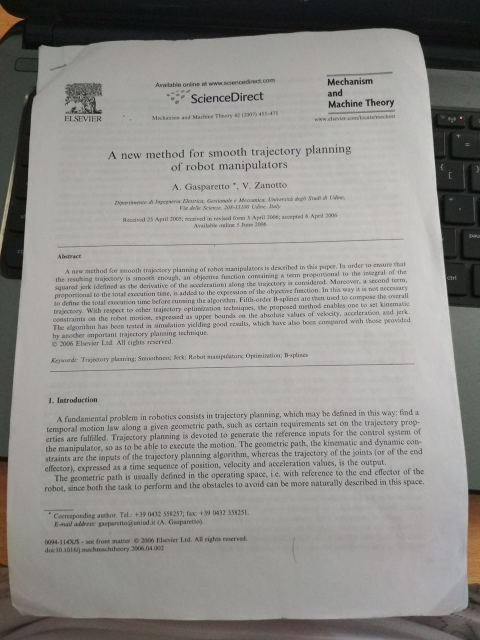
#> input picture tes.jpg, 960 x 1280 px (shown at 1/2 size)
$ python scan.py   (older library calls are emulated)
#> lines starting #> are read from the running program, lines starting #| are printed output that depends on the picture; after the words box and inside, x2 and y2 are one past the last pixel; in counts of white or black regions, pixels touching at a corner belong together
### pyimagesearch/imutils.py
# Import the necessary packages
import numpy as np
import cv2

# [23 lines left out: functions translate, rotate, not called in this run]

def resize(image, width = None, height = None, inter = cv2.INTER_AREA):
	# initialize the dimensions of the image to be resized and
	# grab the image size
	dim = None
	(h, w) = image.shape[:2]

	# if both the width and height are None, then return the
	# original image
	if width is None and height is None:
		return image

	# check to see if the width is None
	if width is None:
		# calculate the ratio of the height and construct the
		# dimensions
		r = height / float(h)
		dim = (int(w * r), height)

	# otherwise, the height is None
	else:
		# calculate the ratio of the width and construct the
		# dimensions
		r = width / float(w)
		dim = (width, int(h * r))

	# resize the image
	resized = cv2.resize(image, dim, interpolation = inter)

	# return the resized image
	return resized

### pyimagesearch/transform.py
# import the necessary packages
import numpy as np
import cv2

def order_points(pts):
	# initialzie a list of coordinates that will be ordered
	# such that the first entry in the list is the top-left,
	# the second entry is the top-right, the third is the
	# bottom-right, and the fourth is the bottom-left
	rect = np.zeros((4, 2), dtype = "float32")

	# the top-left point will have the smallest sum, whereas
	# the bottom-right point will have the largest sum
	s = pts.sum(axis = 1)
	rect[0] = pts[np.argmin(s)]
	rect[2] = pts[np.argmax(s)]

	# now, compute the difference between the points, the
	# top-right point will have the smallest difference,
	# whereas the bottom-left will have the largest difference
	diff = np.diff(pts, axis = 1)
	rect[1] = pts[np.argmin(diff)]
	rect[3] = pts[np.argmax(diff)]

	# return the ordered coordinates
	return rect

def four_point_transform(image, pts):
	# obtain a consistent order of the points and unpack them
	# individually
	rect = order_points(pts)
	(tl, tr, br, bl) = rect

	# compute the width of the new image, which will be the
	# maximum distance between bottom-right and bottom-left
	# x-coordiates or the top-right and top-left x-coordinates
	widthA = np.sqrt(((br[0] - bl[0]) ** 2) + ((br[1] - bl[1]) ** 2))
	widthB = np.sqrt(((tr[0] - tl[0]) ** 2) + ((tr[1] - tl[1]) ** 2))
	maxWidth = max(int(widthA), int(widthB))

	# compute the height of the new image, which will be the
	# maximum distance between the top-right and bottom-right
	# y-coordinates or the top-left and bottom-left y-coordinates
	heightA = np.sqrt(((tr[0] - br[0]) ** 2) + ((tr[1] - br[1]) ** 2))
	heightB = np.sqrt(((tl[0] - bl[0]) ** 2) + ((tl[1] - bl[1]) ** 2))
	maxHeight = max(int(heightA), int(heightB))

	# now that we have the dimensions of the new image, construct
	# the set of destination points to obtain a "birds eye view",
	# (i.e. top-down view) of the image, again specifying points
	# in the top-left, top-right, bottom-right, and bottom-left
	# order
	dst = np.array([
		[0, 0],
		[maxWidth - 1, 0],
		[maxWidth - 1, maxHeight - 1],
		[0, maxHeight - 1]], dtype = "float32")

	# compute the perspective transform matrix and then apply it
	M = cv2.getPerspectiveTransform(rect, dst)
	warped = cv2.warpPerspective(image, M, (maxWidth, maxHeight))

	# return the warped image
	return warped

### scan.py
# USAGE
# python scan.py --image images/page.jpg

# import the necessary packages
from __future__ import print_function
from pyimagesearch.transform import four_point_transform
from pyimagesearch import imutils
from skimage.filters import threshold_adaptive
import numpy as np
import argparse
import cv2

# construct the argument parser and parse the arguments
##ap = argparse.ArgumentParser()
##ap.add_argument("-i", "--image", required = True,
##	help = "Path to the image to be scanned")
##args = vars(ap.parse_args())

# load the image and compute the ratio of the old height
# to the new height, clone it, and resize it
image = cv2.imread("tes.jpg")
#> image is the input picture: shape (1280, 960, 3); mean B, G, R 139.2, 142.7, 144
ratio = image.shape[0] / 500.0
#> ratio = 2.56
orig = image.copy()
image = imutils.resize(image, height = 500)
#> in resize, `resized = cv2.resize(image, dim, interpolation = inter)`:
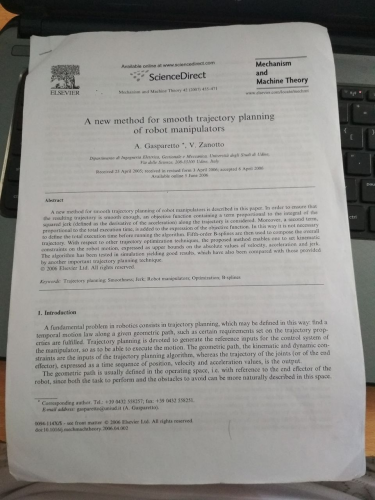
#> resized: shape (500, 375, 3); mean B, G, R 139.2, 142.7, 144

# convert the image to grayscale, blur it, and find edges
# in the image
gray = cv2.cvtColor(image, cv2.COLOR_BGR2GRAY)
gray = cv2.GaussianBlur(gray, (5, 5), 0)
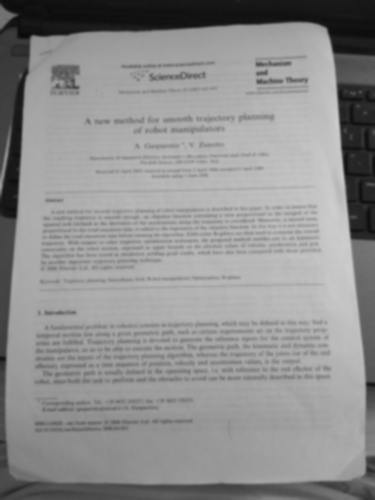
#> gray: shape (500, 375); min 9, max 205, mean 142.8
edged = cv2.Canny(gray, 75, 200)
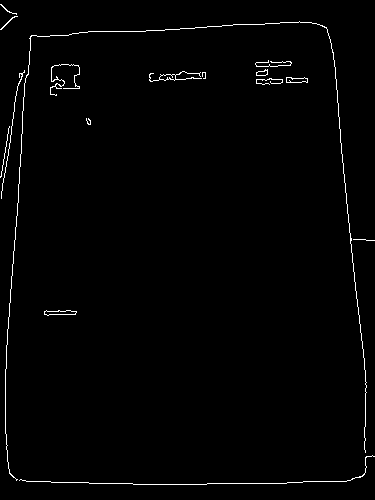
#> edged: shape (500, 375); 1.3% white in thin lines or dots

# show the original image and the edge detected image
print ("STEP 1: Edge Detection")
cv2.imshow("Image", image)
cv2.imshow("Edged", edged)
cv2.waitKey(0)
cv2.destroyAllWindows()

# find the contours in the edged image, keeping only the
# largest ones, and initialize the screen contour
(_,cnts, _) = cv2.findContours(edged.copy(), cv2.RETR_LIST, cv2.CHAIN_APPROX_SIMPLE)
#> cnts = 20 contours, 12 with area under 20; largest, box (x1, y1, x2, y2) and area: (44, 310, 77, 316) 104, (44, 310, 77, 316) 102, (286, 77, 308, 83) 86, (149, 71, 202, 82) 82, (286, 77, 308, 83) 82, (159, 74, 176, 81) 70, (256, 69, 268, 76) 46, (256, 70, 268, 76) 42
cnts = sorted(cnts, key = cv2.contourArea, reverse = True)[:5]
#> cnts = 5 contours; box (x1, y1, x2, y2) and area: (44, 310, 77, 316) 104, (44, 310, 77, 316) 102, (286, 77, 308, 83) 86, (149, 71, 202, 82) 82, (286, 77, 308, 83) 82

# loop over the contours
for c in cnts:
	# approximate the contour
    peri = cv2.arcLength(c, True)
    approx = cv2.approxPolyDP(c, 0.02 * peri, True)

    # if our approximated contour has four points, then we
    # can assume that we have found our screen
    if len(approx) == 4:
	    screenCnt = approx
	    break
#> this loop made 1 pass
#> (peri, screenCnt) on pass 1: (72.73, [[44, 314], [75, 314], [76, 311], [46, 310]])

# show the contour (outline) of the piece of paper
print ("STEP 2: Find contours of paper")
cv2.drawContours(image, [screenCnt], -1, (0, 255, 0), 2)
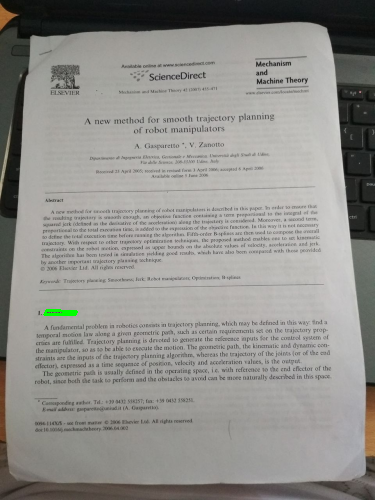
#> image: shape (500, 375, 3); 0.11% of pixels changed, all inside (x1, y1, x2, y2) = (43, 309, 78, 316)
cv2.imshow("Outline", image)
cv2.waitKey(0)
cv2.destroyAllWindows()

# apply the four point transform to obtain a top-down
# view of the original image
warped = four_point_transform(orig, screenCnt.reshape(4, 2) * ratio)
#> in order_points, `s = pts.sum(axis = 1)`: s = [916.5, 995.8, 990.7, 911.4]
#> in order_points, `diff = np.diff(pts, axis = 1)`: diff = [691.2, 611.8, 601.6, 675.8]
#> in four_point_transform, `rect = order_points(pts)`: rect = [[117.8, 793.6], [194.6, 796.2], [192, 803.8], [112.6, 803.8]]
#> in four_point_transform, `(tl, tr, br, bl) = rect`: tl = [117.8, 793.6]; tr = [194.6, 796.2]; br = [192, 803.8]; bl = [112.6, 803.8]
#> in four_point_transform, `widthA = np.sqrt(((br[0] - bl[0]) ** 2) + ((br[1] - bl[1]) ** 2))`: widthA = 79.36
#> in four_point_transform, `widthB = np.sqrt(((tr[0] - tl[0]) ** 2) + ((tr[1] - tl[1]) ** 2))`: widthB = 76.84
#> in four_point_transform, `maxWidth = max(int(widthA), int(widthB))`: maxWidth = 79
#> in four_point_transform, `heightA = np.sqrt(((tr[0] - br[0]) ** 2) + ((tr[1] - br[1]) ** 2))`: heightA = 8.1
#> in four_point_transform, `heightB = np.sqrt(((tl[0] - bl[0]) ** 2) + ((tl[1] - bl[1]) ** 2))`: heightB = 11.45
#> in four_point_transform, `maxHeight = max(int(heightA), int(heightB))`: maxHeight = 11
#> in four_point_transform, `dst = np.array([ [0, 0], [maxWidth - 1, 0], [maxWidth - 1, maxHeight -..`: dst = [[0, 0], [78, 0], [78, 10], [0, 10]]
#> in four_point_transform, `M = cv2.getPerspectiveTransform(rect, dst)`: M = [[0.764, 0.382, -393.2], [-0.0334, 1, -790.7], [-0.00334, 0.00052, 1]]

# convert the warped image to grayscale, then threshold it
# to give it that 'black and white' paper effect
warped = cv2.cvtColor(warped, cv2.COLOR_BGR2GRAY)
warped = threshold_adaptive(warped, 251, offset = 10)
warped = warped.astype("uint8") * 255

# show the original and scanned images
print ("STEP 3: Apply perspective transform")
cv2.imshow("Original", imutils.resize(orig, height = 650))
cv2.imshow("Scanned", imutils.resize(warped, height = 650))
#> call 3 of resize, with image = array of shape (11, 79), height = 650, inter = 3
#> in resize (call 3), `resized = cv2.resize(image, dim, interpolation = inter)`:
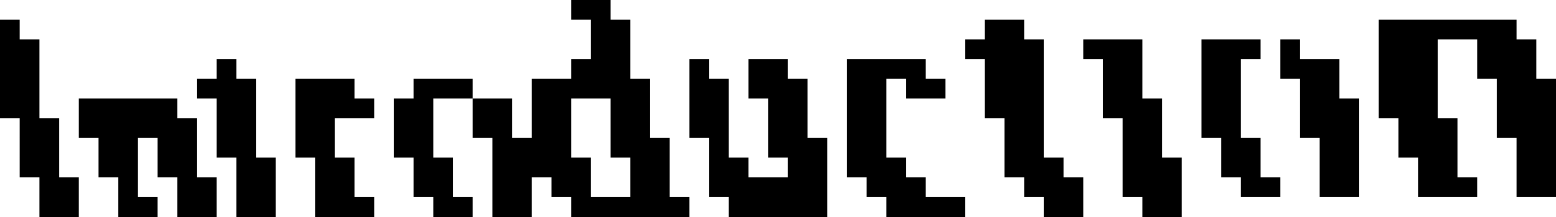
#> resized: shape (650, 4668) (shown at 1/3 size); min 0, max 255, mean 154.3
cv2.waitKey(0)
